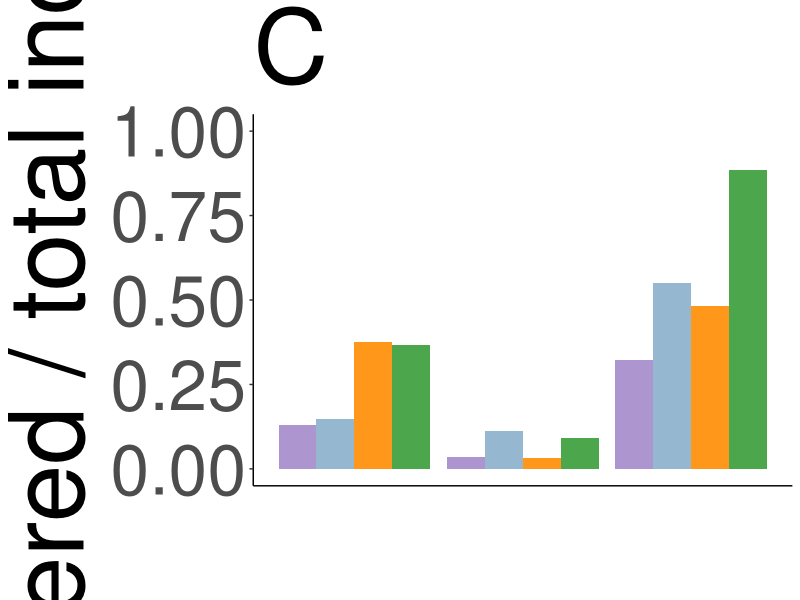
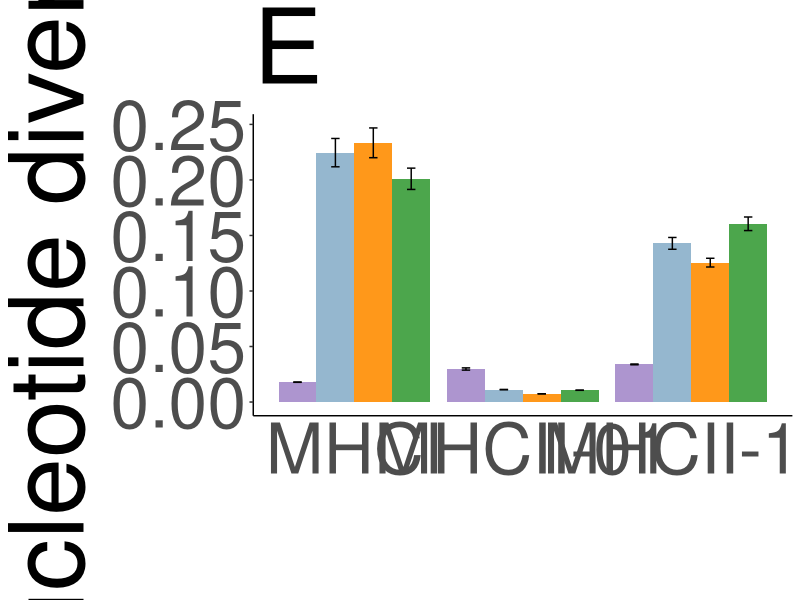
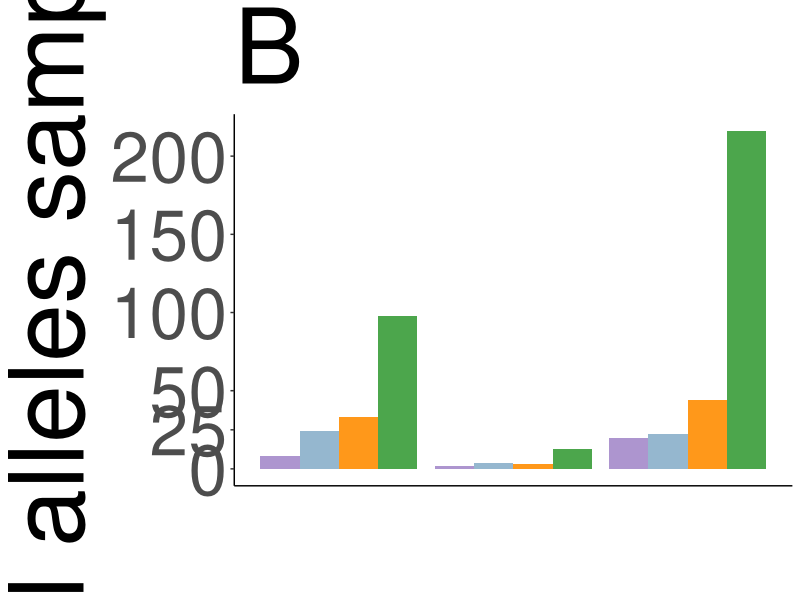
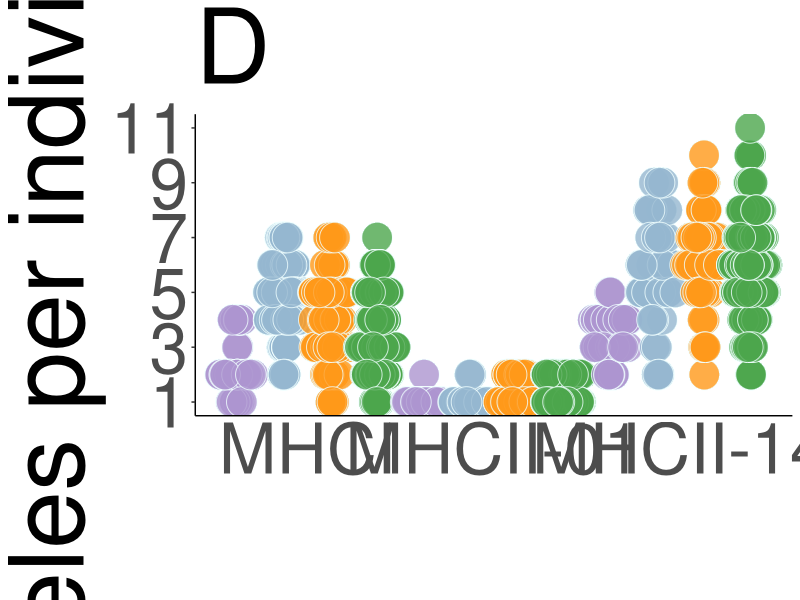
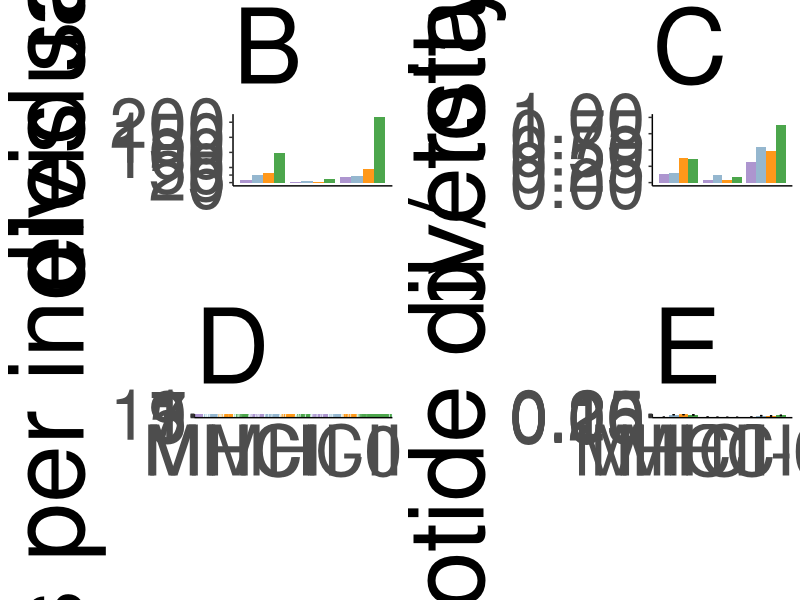
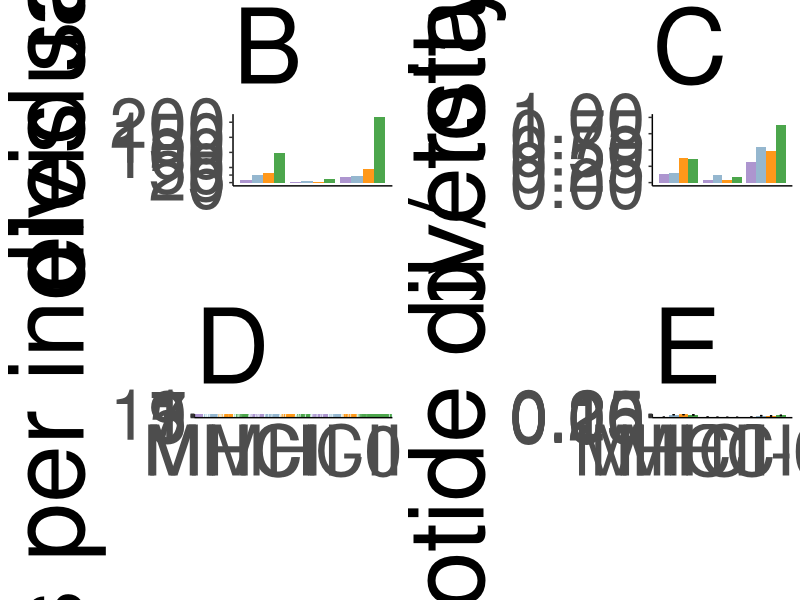

The R source for these figures, in order:
# Martin et al: population genetic diversity metrics on MHC class I, MHC class II monomorphic, and MHC class II polymorphic alleles in C. caretta, C. mydas, D. coriacea, and L. kempii.

library(tidyverse)
library(ggplot2) # for plotting
library(ggpubr) # for faceting and annotating graphs
library(ggbeeswarm) # for the jitter/dot plots

allelic_summary_stats <- read.csv("combined_MHCI_MHCII_allelic_div_stats_v4.csv")

head(allelic_summary_stats)
allelic_summary_stats$species <- as.factor(allelic_summary_stats$species)

# set factor level for species; necessary to
species_factor_levels <- c("Dc", "Lk", "Cc", "Cm")


alleles_controlled_for_sample <- ggplot(data = allelic_summary_stats,
                        aes(x = type,
                            y = (alleles_sampled/turtles_sampled),
                            fill = factor(species, levels = species_factor_levels))) +
  geom_bar(position = "dodge",
           stat = "identity") +
  theme_classic() +
  xlab("") +
  ylab("total alleles recovered / total individuals sampled") +
  theme(legend.position = "none",
        plot.title = element_text(size = 75), # the "C"
        axis.text.y = element_text(size = 50), # y axis numbers text size
        axis.text.x = element_blank(), # no x-axis sub text
        axis.ticks.x = element_blank(),
        text = element_text(size = 75)) + # axis text label
  scale_fill_manual(values = c("#ad95cf", # Dc
                               "#95b7cf", # Lk
                               "#ff981a", # Cc
                               "#4ca64c")) + # Cm
  coord_cartesian(ylim = c(0, 1)) + # force y limit to 1
  scale_y_continuous(breaks=c(0, 0.25, 0.50, 0.75, 1)) +
  labs(title = "C")
alleles_controlled_for_sample


nucleotide_div <- ggplot(data = allelic_summary_stats,
                         aes(x = type,
                             y = nucleotide_diversity,
                             fill = factor(species, levels = species_factor_levels))) +
  geom_bar(position = "dodge",
           stat = "identity") +
  theme_classic() +
  xlab("") +
  ylab("nucleotide diversity") +
  scale_fill_manual(values = c("#ad95cf", # Dc
                               "#95b7cf", # Lk
                               "#ff981a", # Cc
                               "#4ca64c")) + # Cm
  labs(title = "E") +
  theme(legend.position = "none",
        plot.title = element_text(size = 75),
        axis.text.y = element_text(size = 50), # y axis numbers text size
        axis.text.x = element_text(size = 50), # x axis text size
        axis.ticks.x = element_blank(),
        text = element_text(size = 75)) +
  geom_errorbar(aes(ymin = nucleotide_diversity - nuc_div_variance,
                    ymax= nucleotide_diversity + nuc_div_variance),
                width=.2,
                position = position_dodge(.9))
nucleotide_div

alleles_per_spp <- ggplot(data =
                            allelic_summary_stats,
                          aes(x = type,
                              y = alleles_sampled,
                              fill = factor(species, levels = species_factor_levels))) +
  geom_bar(position = "dodge",
           stat = "identity") +
  theme_classic() +
  xlab("") +
  ylab("total alleles sampled") +
  scale_fill_manual(values = c("#ad95cf", # Dc
                               "#95b7cf", # Lk
                               "#ff981a", # Cc
                               "#4ca64c")) + # Cm
  theme(legend.position = "none",
        plot.title = element_text(size = 75),
        axis.text.y = element_text(size = 50), # y axis numbers text size
        axis.text.x = element_blank(), # no x axis labels
        axis.ticks.x=element_blank(),
        text = element_text(size = 75)) +
  labs(title = "B") +
  scale_y_continuous(breaks=c(0, 25, 50, 100, 150, 200))
alleles_per_spp


# read in a different dataframe; this is raw data on alleles per individual per spp, geom_box will calculate quartiles, avg, max, min
allele_count <- read.csv("combined_MHC_alleles_per_indiv_Cc_Cm_Dc_Lk.csv")
allele_count$species <- as.factor(allele_count$species)


set.seed(1234) # for figure repeatability; method = "pseudorandom" is well, random.
allele_count_swarm <- ggplot(data = allele_count,
                             aes(x = type,
                                 y = allele_count,
                                 fill = factor(species, levels = species_factor_levels))) +
  ggbeeswarm::geom_quasirandom(method ="pseudorandom",
                               dodge.width = 1, # to dodge/move horiz position
                               shape = 21,
                               color = "azure",
                               alpha = 0.8,
                               size = 10) +
  theme_classic() +
  xlab("") +
  ylab("alleles per individual") +
  scale_fill_manual(values = c("#ad95cf", # Dc
                               "#95b7cf", # Lk
                               "#ff981a", # Cc
                               "#4ca64c")) + # Cm
  labs(title = "D") +
  theme(legend.position = "none",
        plot.title = element_text(size = 75),
        axis.text.y = element_text(size = 50), # y axis numbers text size
        axis.text.x = element_text(size = 50), # x axis text size
        axis.ticks.x=element_blank(),
        text = element_text(size = 75)) +
  scale_y_continuous(breaks=c(0, 1, 3, 5, 7, 9, 11))
allele_count_swarm


# now facet plots
allele_stats_figure <- ggpubr::ggarrange(alleles_per_spp,
                                         alleles_controlled_for_sample,
                                         allele_count_swarm,
                                         nucleotide_div,
                                         ncol = 2, nrow = 2)
allele_stats_figure

ggsave("figure1_BCDE.svg",
       dpi = 300,
       units = "cm",
       height = 50,
       width = 100)
